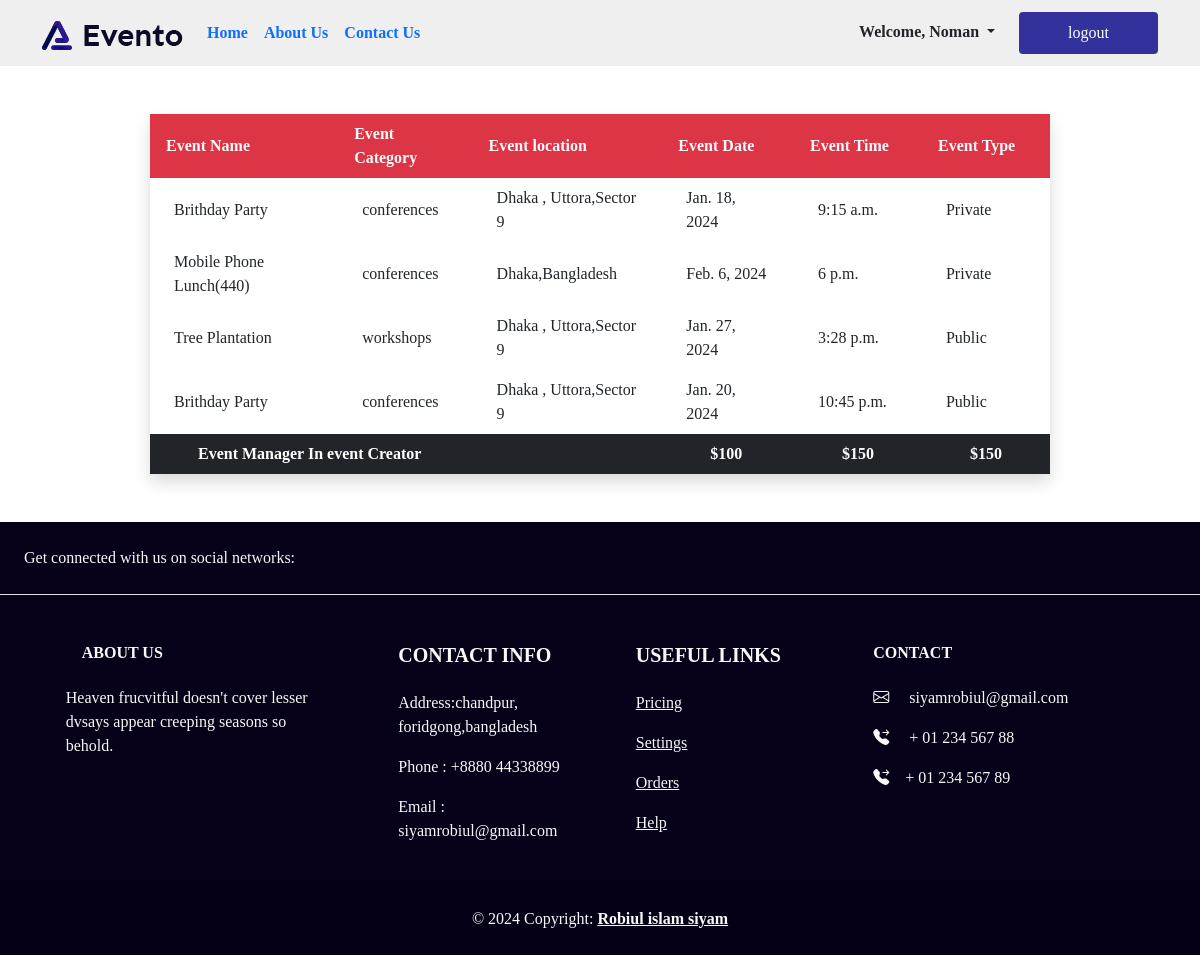
Page /event/profile/ (signed in) on the earlier database version.
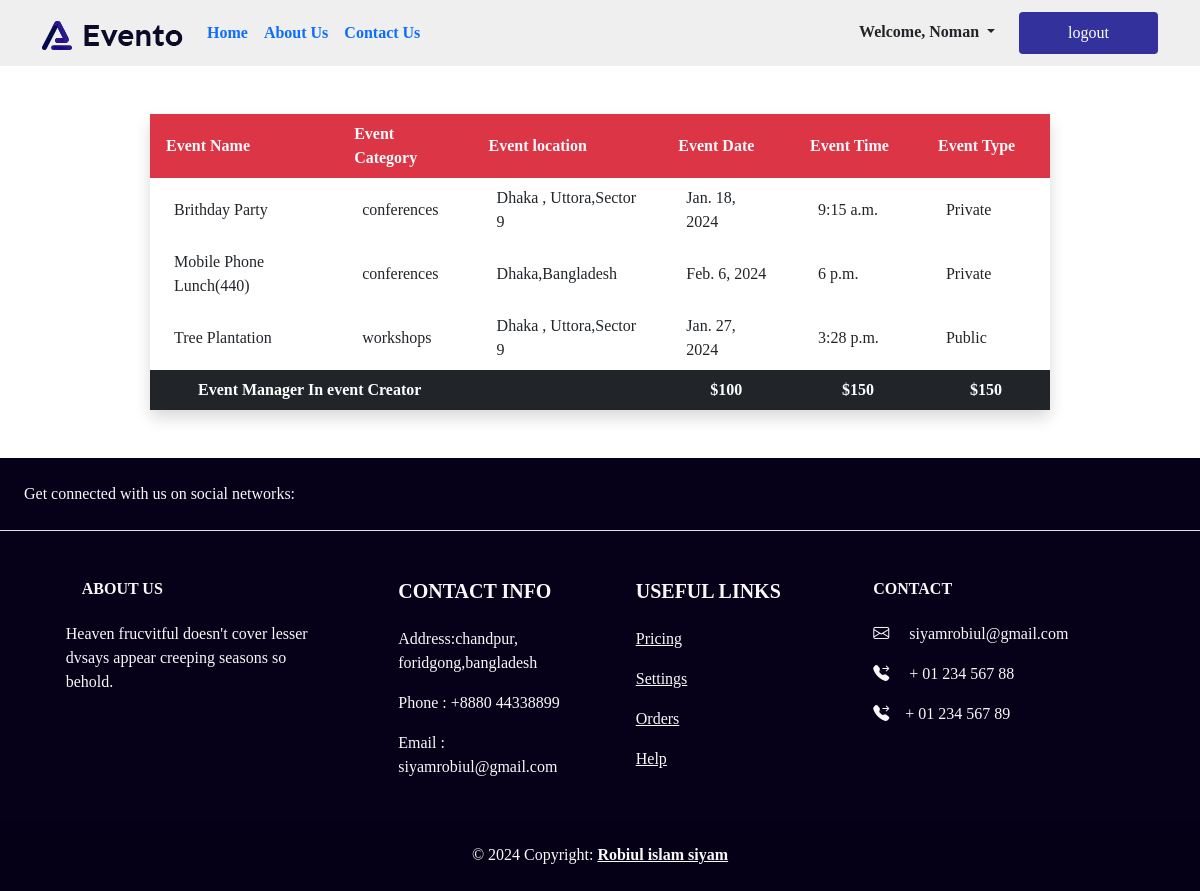
Same page on the later database version.
### Event_creation/models.py (models this page shows, shortened)
class Event_creation_model(models.Model):
    event_category = models.ForeignKey(
        Event_category, blank=True, null=True, on_delete=models.CASCADE, default=None
    )
    user = models.ForeignKey(User, blank=True,on_delete=models.CASCADE,null=True)
    count = models.IntegerField(default=0)
    event_name = models.CharField(max_length=250)
    date = models.DateField()
    time = models.TimeField()
    location = models.CharField(max_length=50)
    description = models.TextField()
    event_type = models.CharField(
        max_length=50, choices=EVENT_TYPE_CHOICES, default="Pablic"
    )

### EventCategory/models.py (models this page shows)
class Event_category(models.Model):
    event_category_tags = models.CharField(max_length=50)
    def __str__(self):
        return self.event_category_tags

### Event_creation/views.py (the view)
# urls.py: path('profile/',views.ProfileViewData.as_view(),name='profile'),
class ProfileViewData(ListView,LoginRequiredMixin):
    template_name = "profile.html"
    model = Event_creation_model
    def get_queryset(self):
        return Confirm_Event.objects.filter(user=self.request.user).values(
            "save_events"
        )
    def get_context_data(self, **kwargs):
        context = super().get_context_data(**kwargs)
        context["data"] = Event_creation_model.objects.filter(
            id__in=self.get_queryset()
        )
        context["time"] = Confirm_Event.objects.filter(user=self.request.user)
        print(confirm_event)
        return context

### Event_creation/templates/profile.html
{% extends 'base.html'%}
{% block content %}
<div class="table-responsive">
  <table class="table-auto mx-auto w-75 shadow rounded px-5 mt-5 mb-5">
    <thead class="bg-danger text-white text-left">
      <tr class=" rounded p-5  text-light fw-bold">
        <th class="px-3 py-2">Event Name </th>
        <th class="px-3 py-2">Event Category</th>
        <th class="px-3 py-2">Event location </th>
        <th class="px-3 py-2">Event Date </th>
        <th class="px-3 py-2">Event Time </th>
        <th class="px-3 py-2">Event Type </th>
      </tr>
    </thead>
    <tbody>
      {% for i in data %}
      <tr>
        <td class="px-4 py-2">
          {{i.event_name}}
        </td>
        <td class="px-4 py-2">
          {{i.event_category}}
        </td>
        <td class="px-4 py-2">
          {{i.location}}
        </td>
        <td class="px-4 py-2">
          {{i.date}}
        </td>
        <td class="px-4 py-2">
          {{i.time}}
        </td>
        <td class="px-4 py-2">
          {{i.event_type}}
        </td>
      </tr>
      {% endfor %}
      <tr class="bg-dark text-white">
        <th class="px-lg-5 py-2 text-right" colspan="3">Event Manager In event Creator </th>
        <th class="px-lg-5 py-2 text-left">
          $100
        </th>
        <th class="px-lg-5 py-2 text-left">
          $150
        </th>
        <th class="px-lg-5 py-2 text-left">
          $150
        </th>
      </tr>
    </tbody>
  </table>
</div>
{% endblock %}

Differences in the rows shown:
removed Event_creation_model: event_name "Brithday Party", event_category "conferences", location "Dhaka , Uttora,Sector 9", date "Jan. 20, 2024", time "10:45 p.m.", event_type "Public"
